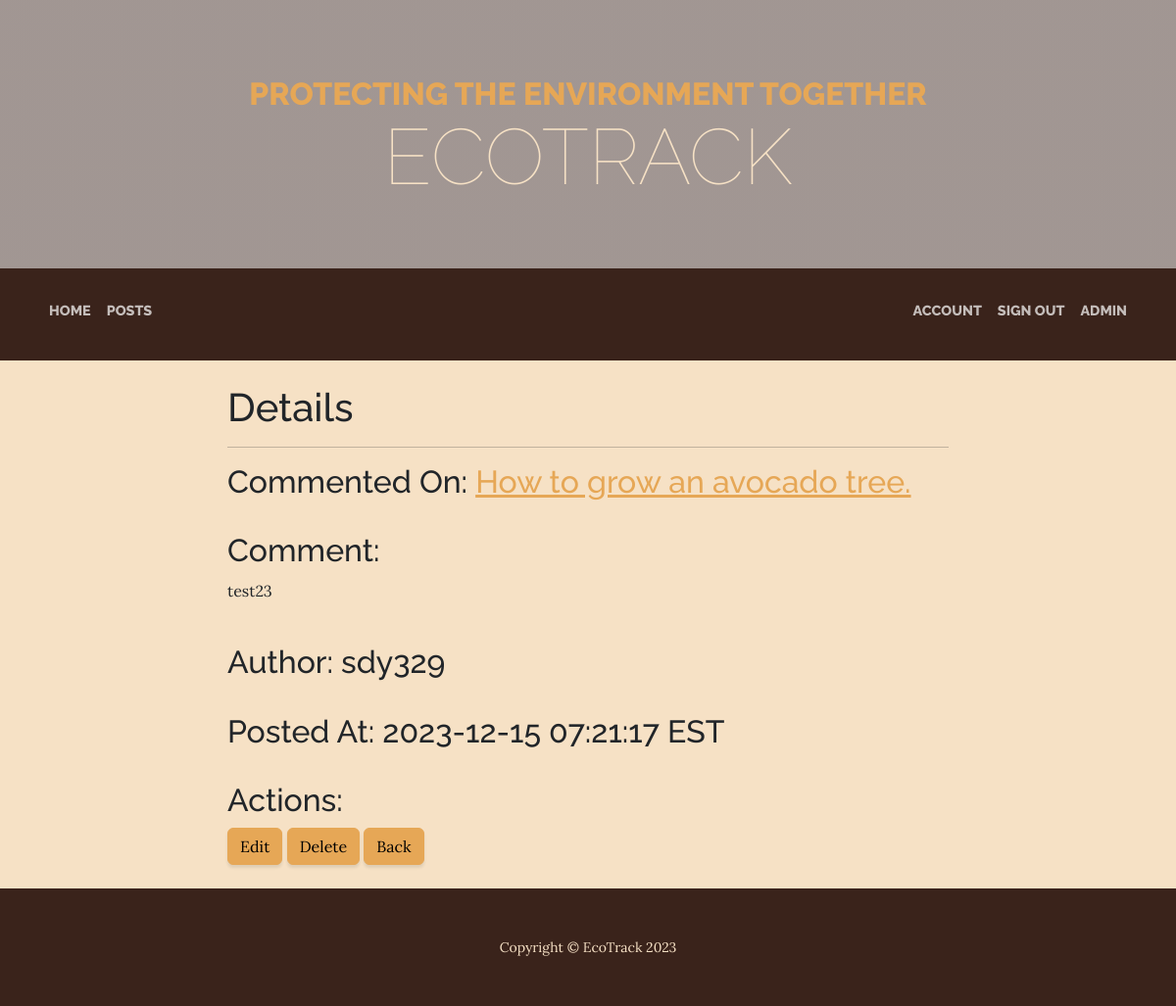
The page /admin/comments/detail.php?id=3 (signed in) on the database its author committed.
### tables this page shows
CREATE TABLE `posts` (
  `ID` int(10) UNSIGNED NOT NULL,
  `userID` int(10) UNSIGNED DEFAULT NULL,
  `title` varchar(100) DEFAULT NULL,
  `content` longtext DEFAULT NULL,
  `postedDateTime` datetime DEFAULT NULL
);

CREATE TABLE `comments` (
  `ID` int(10) UNSIGNED NOT NULL,
  `postID` int(10) UNSIGNED NOT NULL,
  `userID` int(10) UNSIGNED NOT NULL,
  `comment` text DEFAULT NULL,
  `postedDateTime` datetime DEFAULT NULL
);

CREATE TABLE `users` (
  `ID` int(10) UNSIGNED NOT NULL,
  `username` varchar(48) NOT NULL,
  `email` varchar(254) NOT NULL,
  `password` varchar(254) NOT NULL
);

### public/global.php (called while the page is built, shortened)
<?php
function query($query, $data){
    $stmt = __DB__->prepare($query);
    $stmt->execute($data);
    return $stmt;
}
function getAuthor($id){
    $author = query('SELECT username FROM users WHERE ID = ?', [$id])->fetch()['username'];
    return $author;
}
function getPost($id){
    $post = query('SELECT * FROM posts WHERE ID = ?', [$id])->fetch();
    return $post;
}
function getComment($id){
    $comment = query('SELECT * FROM comments WHERE ID = ?', [$id])->fetch();
    return $comment;
}

### public/admin/comments/detail.php (the view, shortened to what this page needs)
<?php
require_once('../../global.php');
$comment = getComment($_GET['id']);
$post = getPost($comment['postID']);
?>
<!DOCTYPE html>
<html lang="en">
<head>
    <link href="../../css/styles.css" rel="stylesheet" />
</head>
<body>
    <header>
        <h1 class="site-heading text-center text-faded d-none d-lg-block">
            <span class="site-heading-upper text-primary mb-3">Protecting the environment together</span>
            <span class="site-heading-lower">EcoTrack</span>
        </h1>
    </header>
    <nav class="navbar navbar-expand-lg navbar-dark py-lg-4" id="mainNav">
        <div class="container">
            <div class="d-flex align-items-center">
                <ul class="navbar-nav">
                    <li class="nav-item mb-2"><a class="nav-link text-uppercase" href="../../index.php">Home</a></li>
                    <li class="nav-item mb-2"><a class="nav-link text-uppercase" href="../../posts.php">Posts</a></li>
                </ul>
            </div>
            <?php if(isset($_SESSION['id'])){
                echo '
                <div class="justify-content-end" id="navbarSupportedContent">
                <ul class="navbar-nav">
                    <li class="nav-item mb-2"><a class="nav-link text-uppercase" href="../../account/index.php?id='.$_SESSION['id'].'">Account</a></li>
                    <li class="nav-item mb-2"><a class="nav-link text-uppercase" href="../../signout.php">Sign Out</a></li>
                    ';
                if($_SESSION['admin'] == true) echo '<li class="nav-item mb-2"><a class="nav-link text-uppercase" href="../index.php">Admin</a></li>';
                echo '</ul>
                </div>';
            }
            ?>
        </div>
    </nav>
    <section class="bg-faded">
        <div class="container">
            <div class="row">
                <div class="col-lg-8 col-md-10 mx-auto">
                    <br/>
                    <h1>Details</h1>
                    <hr/>
                    <h2>Commented On: <a href="../../post/index.php?id=<?= $post['ID'] ?>"><?= $post['title'] ?></a></h2>
                    <br/>
                    <h2>Comment:</h2>
                    <p><?= $comment['comment'] ?></p>
                    <br/>
                    <h2>Author: <?= getAuthor($comment['userID']) ?></h2>
                    <br/>
                    <h2>Posted At: <?= $comment['postedDateTime'] ?> EST</h2>
                    <br/>
                    <h2>Actions:</h2>
                    <a href="edit.php?id=<?= $comment['ID'] ?>"><button class="btn btn-primary">Edit</button></a>
                    <a href="delete.php?id=<?= $comment['ID'] ?>"><button class="btn btn-primary">Delete</button></a>
                    <a href="index.php"><button class="btn btn-primary">Back</button></a>
                    <br/><br/>
                </div>
            </div>
        </div>
    </section>
    <footer class="footer text-faded text-center py-5">
        <div class="container">
            <p class="m-0 small">Copyright &copy; EcoTrack 2023</p>
        </div>
    </footer>
</body>
</html>

### rows shown on the page
posts: title "How to grow an avocado tree."
comments: comment "test23", userID.username "sdy329", postedDateTime "2023-12-15 07:21:17"
